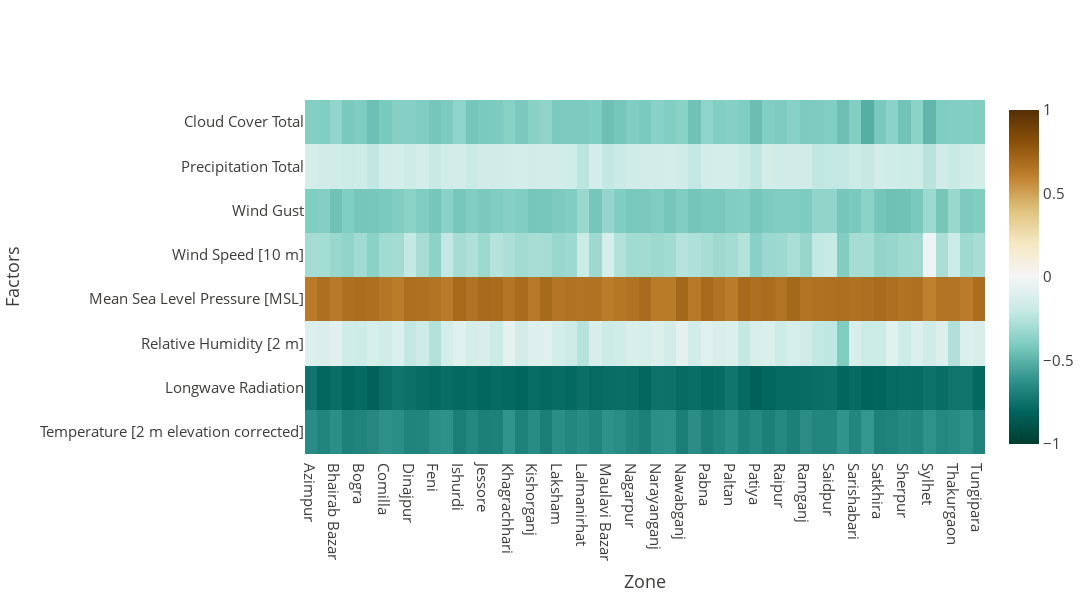

Notebook cell for this chart:
### Code cell
import plotly.graph_objects as go

fig = go.Figure(data=go.Heatmap(
    z=corr_zones_df.T, y=corr_zones_df.columns, x=corr_zones_df.index,
    colorscale='BrBG',
    zmin=-1, zmax=1,
    reversescale=True
))
fig.update_layout(
    autosize=False, width=1500, height=600,
    title="",
    xaxis_title="Zone", yaxis_title="Factors",
    font=dict(size=15, color="#3D3C3A"
              )
)
fig.show(config={'displayModeBar': False, 'responsive': True})

### Figure 1 — Plotly figure (JSON) as saved in the notebook; plotly's stock layout.template omitted (floating-point values rounded to 4 significant figures; data arrays with more than 128 entries replaced by an {"elided": "..."} marker saying what was removed)
{"data": [{"colorscale": [[0.0, "rgb(84,48,5)"], [0.1, "rgb(140,81,10)"], [0.2, "rgb(191,129,45)"], [0.3, "rgb(223,194,125)"], [0.4, "rgb(246,232,195)"], [0.5, "rgb(245,245,245)"], [0.6, "rgb(199,234,229)"], [0.7, "rgb(128,205,193)"], [0.8, "rgb(53,151,143)"], [0.9, "rgb(1,102,94)"], [1.0, "rgb(0,60,48)"]], "reversescale": true, "type": "heatmap", "x": ["Azimpur", "Barisal", "Bhairab Bazar", "Bhola", "Bogra", "Chittagong", "Comilla", "Dhaka", "Dinajpur", "Faridpur", "Feni", "Habiganj", "Ishurdi", "Jamalpur", "Jessore", "Joypur Hat", "Khagrachhari", "Khulna", "Kishorganj", "Kushtia", "Laksham", "Lakshmipur", "Lalmanirhat", "Madaripur", "Maulavi Bazar", "Mymensingh", "Nagarpur", "Narail", "Narayanganj", "Narsingdi", "Nawabganj", "Netrakona", "Pabna", "Palang", "Paltan", "Par Naogaon", "Patiya", "Pirojpur", "Raipur", "Rajshahi", "Ramganj", "Rangpur", "Saidpur", "Sandwip", "Sarishabari", "Satkania", "Satkhira", "Shahzadpur", "Sherpur", "Sirajganj", "Sylhet", "Tangail", "Thakurgaon", "Tungi", "Tungipara"], "y": ["Temperature [2 m elevation corrected]", "Longwave Radiation", "Relative Humidity [2 m]", "Mean Sea Level Pressure [MSL]", "Wind Speed [10 m]", "Wind Gust", "Precipitation Total", "Cloud Cover Total"], "z": {"elided": "8x55 float values"}, "zmax": 1, "zmin": -1}], "layout": {"autosize": false, "font": {"color": "#3D3C3A", "size": 15}, "height": 600, "title": {"text": ""}, "width": 1500, "xaxis": {"title": {"text": "Zone"}}, "yaxis": {"title": {"text": "Factors"}}}}
